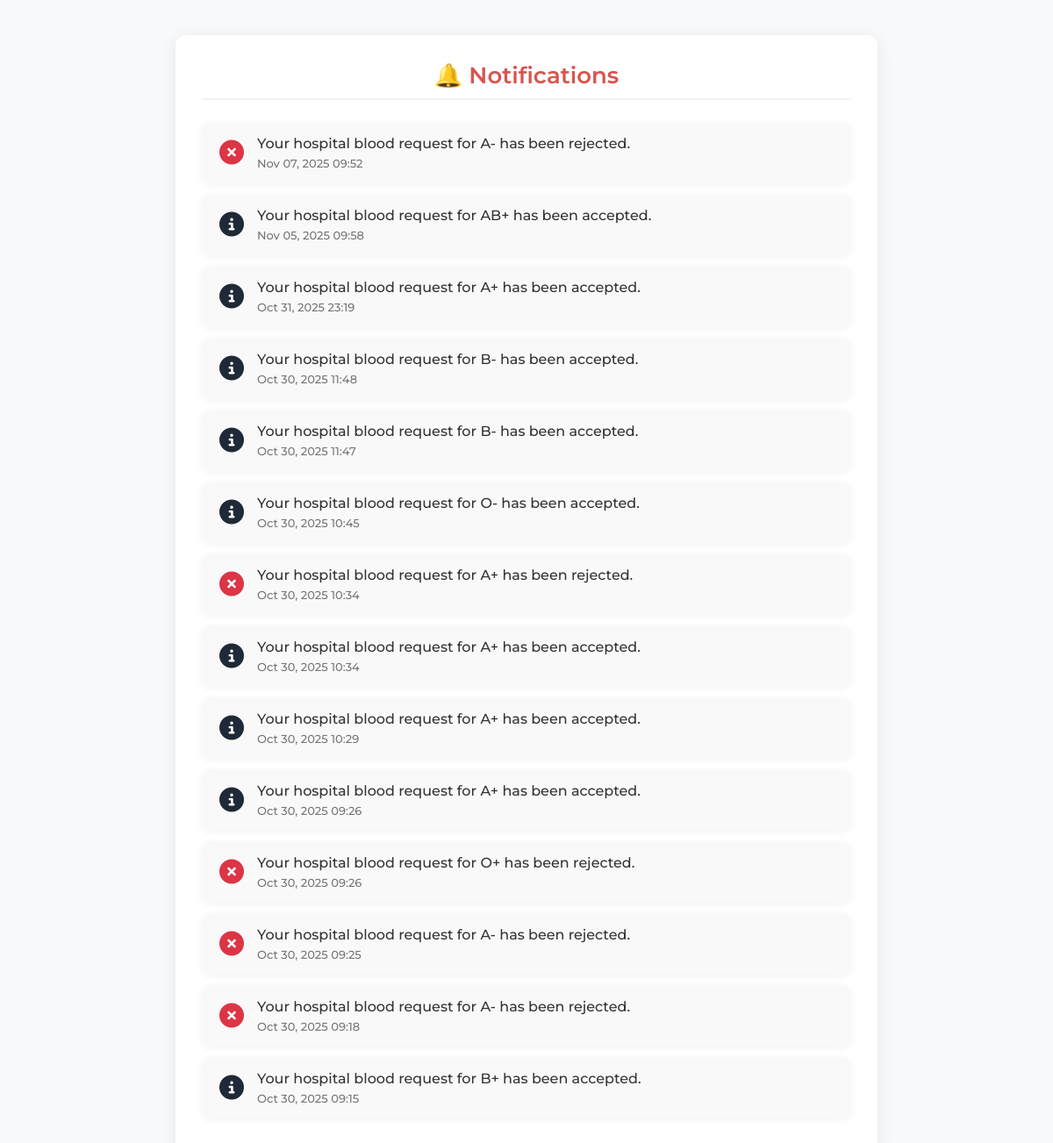
/hospital-notifications/ (signed in), run on the app's committed database.
### blood_bank_app/models.py (models this page shows, shortened)
class Notification(models.Model):
    sender = models.ForeignKey(
        User, on_delete=models.CASCADE, related_name='sent_notifications', null=True, blank=True
    )
    user = models.ForeignKey(
        User, on_delete=models.CASCADE, related_name='notifications'  # receiver (hospital)
    )
    message = models.TextField()
    is_read = models.BooleanField(default=False)
    created_at = models.DateTimeField(auto_now_add=True)
    appointment = models.ForeignKey(
        'Appointment',
        on_delete=models.CASCADE,
        null=True, blank=True,
        related_name='notifications'
    )

### blood_bank_app/views.py (the view)
# urls.py: path('hospital-notifications/', views.hospital_notifications, name='hospital_notifications'),
@login_required
def hospital_notifications(request):
    from .models import Notification
    notifications = Notification.objects.filter(
        user=request.user,
        message__icontains='blood request'  # only messages mentioning “blood request”
    ).order_by('-created_at')
    notifications.update(is_read=True)
    return render(request, 'hopital/hospital_notifications.html', {'notifications': notifications})

### blood_bank_app/templates/hopital/hospital_notifications.html (shortened to what this page needs)
{% extends 'master.html' %}
{% block content %}
<div class="notifications-container">
  <h2 class="page-title">🔔 Notifications</h2>
  {% if notifications %}
    <ul class="notifications-list">
      {% for n in notifications %}
        <li class="notification-item {% if 'approved' in n.message|lower %}approved{% elif 'rejected' in n.message|lower %}rejected{% endif %}">
          <div class="notification-icon">
            {% if 'approved' in n.message|lower %}
              <i class="fa fa-check-circle"></i>
            {% elif 'rejected' in n.message|lower %}
              <i class="fa fa-times-circle"></i>
            {% else %}
              <i class="fa fa-info-circle"></i>
            {% endif %}
          </div>
          <div class="notification-text">
            <p>{{ n.message }}</p>
            <small>{{ n.created_at|date:"M d, Y H:i" }}</small>
          </div>
        </li>
      {% endfor %}
    </ul>
  {% else %}
    <p class="no-notifications">No notifications yet.</p>
  {% endif %}
</div>
{% endblock %}

### blood_bank_app/static/css/index.css (style rules this page uses)
body { margin: 0; font-family: Arial, sans-serif; background-color: #fff5f5; color: #333; }
html { scroll-behavior: smooth; }

### blood_bank_app/static/css/admin_dashboard.css (style rules this page uses)
:root { --primary: #e63946; --primary-dark: #b91c1c; --background: #f8f9fa; --surface: #ffffff; --text-dark: #1f2937; --text-light: #6b7280; --border: #e5e7eb; --shadow: rgba(0, 0, 0, 0.08); }
* { margin: 0; padding: 0; box-sizing: border-box; font-family: "Montserrat"; font-weight: 500; }
body { background-color: var(--background); color: var(--text-dark); overflow-x: hidden; }

### blood_bank_app/templates/hopital/hospital_notifications.html (style rules this page uses)
.notifications-container { max-width: 800px; margin: 40px auto; background: #ffffff; border-radius: 12px; padding: 30px; box-shadow: 0 4px 20px rgba(0,0,0,0.08); }
.page-title { text-align: center; font-size: 26px; color: #d9534f; margin-bottom: 25px; font-weight: 600; border-bottom: 2px solid #f2f2f2; padding-bottom: 10px; }
.notifications-list { list-style: none; padding: 0; margin: 0; }
.notification-item { display: flex; align-items: center; background: #f9f9f9; border-radius: 10px; margin-bottom: 12px; padding: 15px 20px; box-shadow: 0 2px 8px rgba(0,0,0,0.05); transition: background 0.3s ease, transform 0.2s ease; }
.notification-icon { font-size: 28px; margin-right: 15px; }
.notification-item.rejected .notification-icon { color: #dc3545; }
.notification-text { flex: 1; }
.notification-text p { margin: 0; font-size: 16px; color: #333; }
.notification-text small { color: #777; font-size: 13px; margin-top: 5px; display: block; }

### data on the page
Notification: message "Your hospital blood request for A- has been rejected.", created_at "Nov 07, 2025 09:52"
Notification: message "Your hospital blood request for AB+ has been accepted.", created_at "Nov 05, 2025 09:58"
Notification: message "Your hospital blood request for A+ has been accepted.", created_at "Oct 31, 2025 23:19"
Notification: message "Your hospital blood request for B- has been accepted.", created_at "Oct 30, 2025 11:48"
Notification: message "Your hospital blood request for B- has been accepted.", created_at "Oct 30, 2025 11:47"
Notification: message "Your hospital blood request for O- has been accepted.", created_at "Oct 30, 2025 10:45"
Notification: message "Your hospital blood request for A+ has been rejected.", created_at "Oct 30, 2025 10:34"
Notification: message "Your hospital blood request for A+ has been accepted.", created_at "Oct 30, 2025 10:34"
Notification: message "Your hospital blood request for A+ has been accepted.", created_at "Oct 30, 2025 10:29"
Notification: message "Your hospital blood request for A+ has been accepted.", created_at "Oct 30, 2025 09:26"
Notification: message "Your hospital blood request for O+ has been rejected.", created_at "Oct 30, 2025 09:26"
Notification: message "Your hospital blood request for A- has been rejected.", created_at "Oct 30, 2025 09:25"
Notification: message "Your hospital blood request for A- has been rejected.", created_at "Oct 30, 2025 09:18"
Notification: message "Your hospital blood request for B+ has been accepted.", created_at "Oct 30, 2025 09:15"
